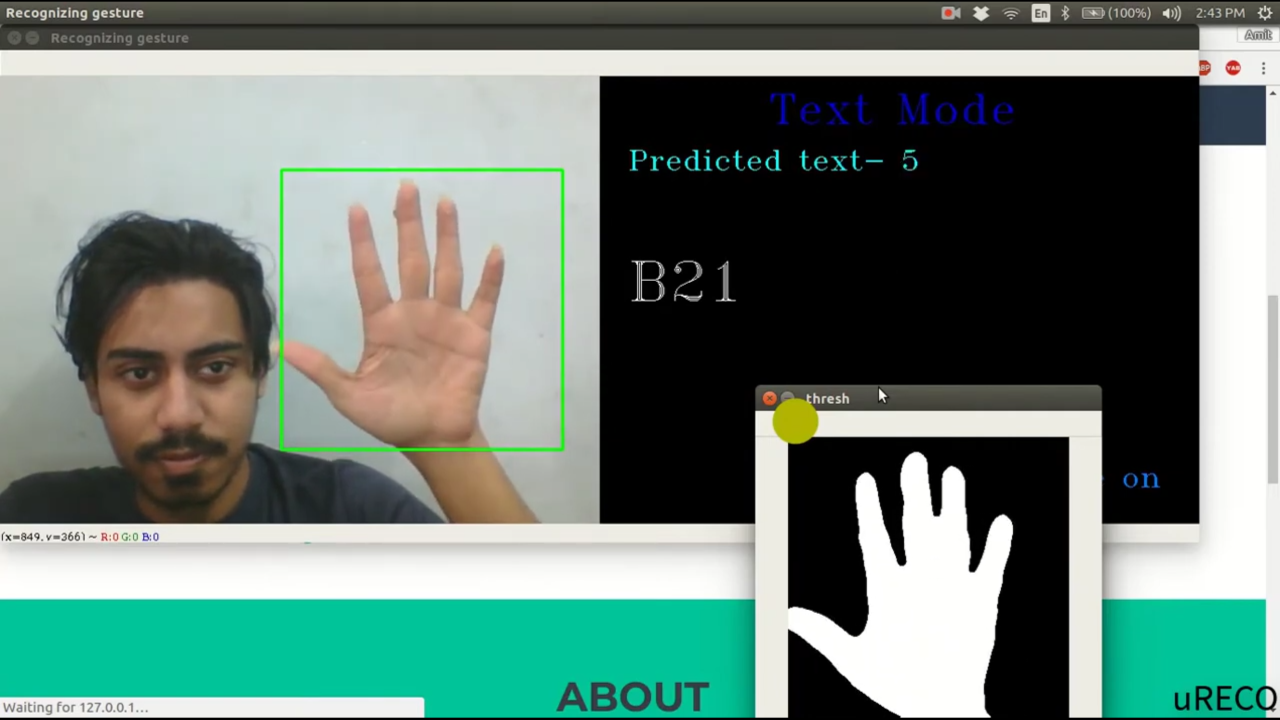
#> input picture asl_digit_recognition.png, 3840 x 2160 px, given in place of the camera (shown at 1/3 size)
$ python virtual_keyboard.py
#> lines starting #> are read from the running program, lines starting #| are printed output that depends on the picture; after the words box and inside, x2 and y2 are one past the last pixel; in counts of white or black regions, pixels touching at a corner belong together
import cv2
import pickle
import numpy as np
import pyautogui as gui

with open("/home/amit-roy/PycharmProjects/uRECO/VirtualKeyboard/range.pickle", "rb") as f:# range.pickle is generated by range-detector.py
#> (reads Holographic Keyboard/range.pickle from the repository)
    t = pickle.load(f)
cam = cv2.VideoCapture(1)

if cam.read()[0]==False:
	cam=cv2.VideoCapture(0)

hsv_lower = np.array([t[0], t[1], t[2]])
#> hsv_lower = [0, 104, 151]
hsv_upper = np.array([t[3], t[4], t[5]])

width = cam.get(cv2.CAP_PROP_FRAME_WIDTH)# width of video captured by the webcam
height = cam.get(cv2.CAP_PROP_FRAME_HEIGHT)# height of the video captured by the webcam
max_keys_in_a_row = 10# max number of keys in any row is 10 i.e the first row which contains qwertyuiop
key_width = int(width/max_keys_in_a_row)# width of one key. width is divided by 10 as the max number of keys in a single row is 10.

def get_keys():
	row1_key_width = key_width * 10 # width of first row of keys
	row2_key_width = key_width * 9 # width of second row
	row3_key_width = key_width * 7 # width of third row
	row4_key_width = key_width * 5 # width of spacebar
	row_keys = [] # stores the keys along with its 2 corner coordinates and the center coordinate

	# for the first row
	x1, y1 = 0, int((height - key_width * 4) / 2)# 4 is due to the fact that we will have 4 rows. y1 is set such that the whole keyboard has equal margin on both top and bottom
	x2, y2 = key_width + x1, key_width + y1
	c1, c2 = x1, y1 # copying x1, y1
	c = 0
	keys = "QWERTYUIOP"
	for i in range(len(keys)):
		row_keys.append([keys[c], (x1, y1), (x2, y2), (int((x2+x1)/2) - 5, int((y2+y1)/2) + 10)])
		x1 += key_width
		x2 += key_width
		c += 1
	x1, y1 = c1, c2 # copying back from c1, c2

	# for second row
	x1, y1 = int((row1_key_width - row2_key_width) / 2) + x1, y1 + key_width # x1 is set such that it leaves equal margin on both left and right side
	x2, y2 = key_width + x1, key_width + y1
	c1, c2 = x1, y1
	c = 0
	keys = "ASDFGHJKL"
	for i in range(len(keys)):
		row_keys.append([keys[c], (x1, y1), (x2, y2), (int((x2+x1)/2) - 5, int((y2+y1)/2) + 10)])
		x1 += key_width
		x2 += key_width
		c += 1
	x1, y1 = c1, c2

	# for third row
	x1, y1 = int((row2_key_width - row3_key_width) / 2) + x1, y1 + key_width
	x2, y2 = key_width + x1, key_width + y1
	c1, c2 = x1, y1
	c = 0
	keys = "ZXCVBNM"
	for i in range(len(keys)):
		row_keys.append([keys[c], (x1, y1), (x2, y2), (int((x2+x1)/2) - 5, int((y2+y1)/2) + 10)])
		x1 += key_width
		x2 += key_width
		c += 1
	x1, y1 = c1, c2

	# for the space bar
	x1, y1 = int((row3_key_width - row4_key_width) / 2) + x1, y1 + key_width
	x2, y2 = 5 * key_width + x1, key_width + y1
	c1, c2 = x1, y1
	c = 0
	keys = " "
	for i in range(len(keys)):
		row_keys.append([keys[c], (x1, y1), (x2, y2), (int((x2+x1)/2) - 5, int((y2+y1)/2) + 10)])
		x1 += key_width
		x2 += key_width
		c += 1
	x1, y1 = c1, c2

	return row_keys


def do_keypress(img, center, row_keys_points):
	# this fuction presses a key and marks the pressed key with blue color
	for row in row_keys_points:
		arr1 = list(np.int0(np.array(center) >= np.array(row[1])))			# center of the contour has greater value than the top left corner point of a key
		arr2 = list(np.int0(np.array(center) <= np.array(row[2])))			# center of the contour has less value than the bottom right corner point of a key
		if arr1 == [1, 1] and arr2 == [1, 1]:
			gui.press(row[0])
			cv2.fillConvexPoly(img, np.array([np.array(row[1]), \
												np.array([row[1][0], row[2][1]]), \
												np.array(row[2]), \
												np.array([row[2][0], row[1][1]])]), \
												(255, 0, 0))
	return img


def main():
	row_keys_points = get_keys()
	new_area, old_area = 0, 0
	c, c2 = 0, 0						# c stores the number of iterations for calculating the difference b/w present area and previous area
								# c2 stores the number of iterations for calculating the difference b/w present center and previous center
	flag_keypress = False					# if a key is pressed then this flag is True
	while True:
		img = cam.read()[1]
#> img is the input picture: shape (2160, 3840, 3); mean B, G, R 117.3, 126.4, 105.9
		img = cv2.flip(img, 1)
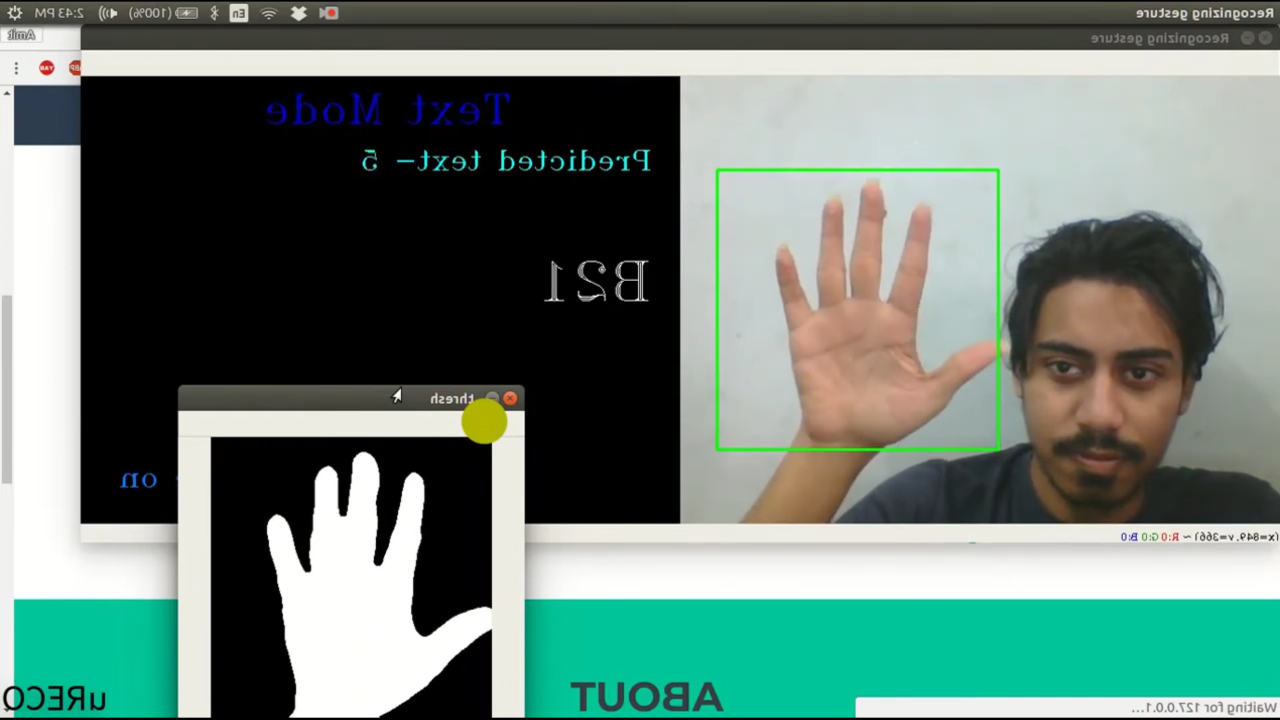
#> img: shape (2160, 3840, 3) (shown at 1/3 size); mean B, G, R 117.3, 126.4, 105.9
		imgHSV = cv2.cvtColor(img, cv2.COLOR_BGR2HSV)
#> imgHSV: shape (2160, 3840, 3); mean H, S, V 38.2, 51.9, 129.7
		mask = cv2.inRange(imgHSV, hsv_lower, hsv_upper)
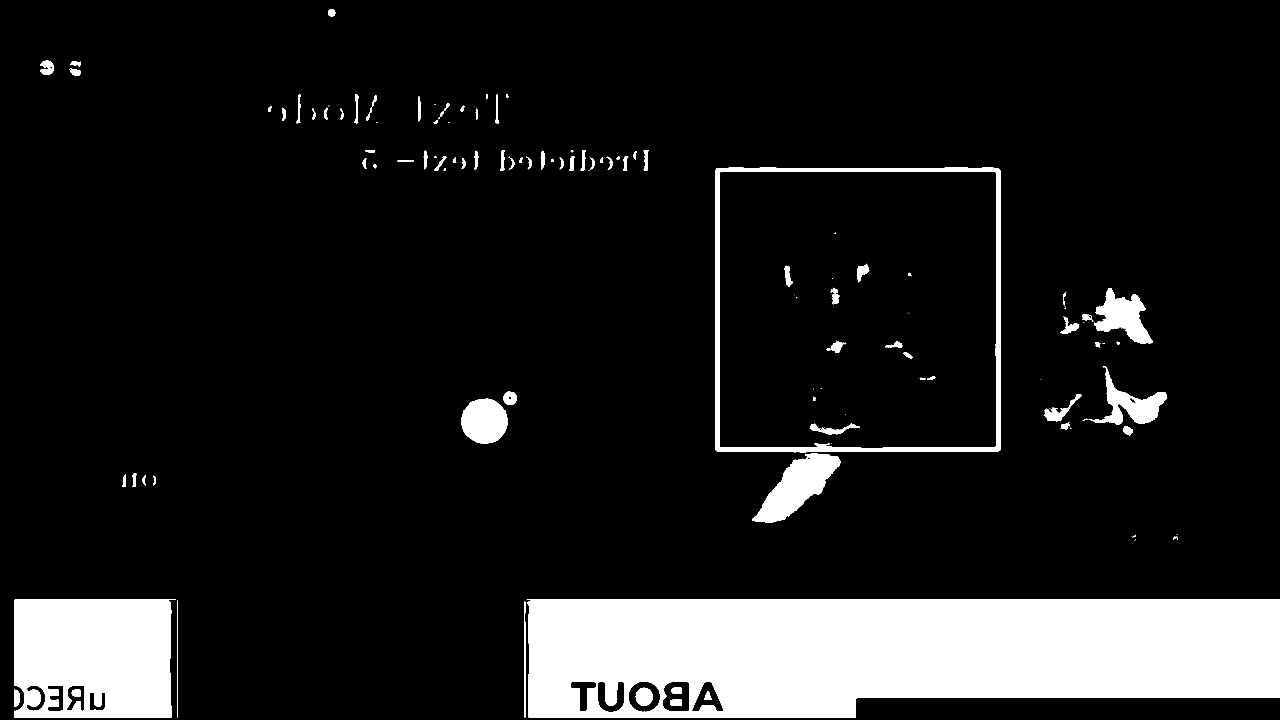
#> mask: shape (2160, 3840) (shown at 1/3 size); 12% white; 184 white regions (87 under 20 px), largest, box (x1, y1, x2, y2) and area: (1580, 1798, 3840, 2153) 697624, (42, 1797, 528, 2153) 156401, (2146, 503, 3003, 1357) 42286
		blur = cv2.medianBlur(mask, 15)
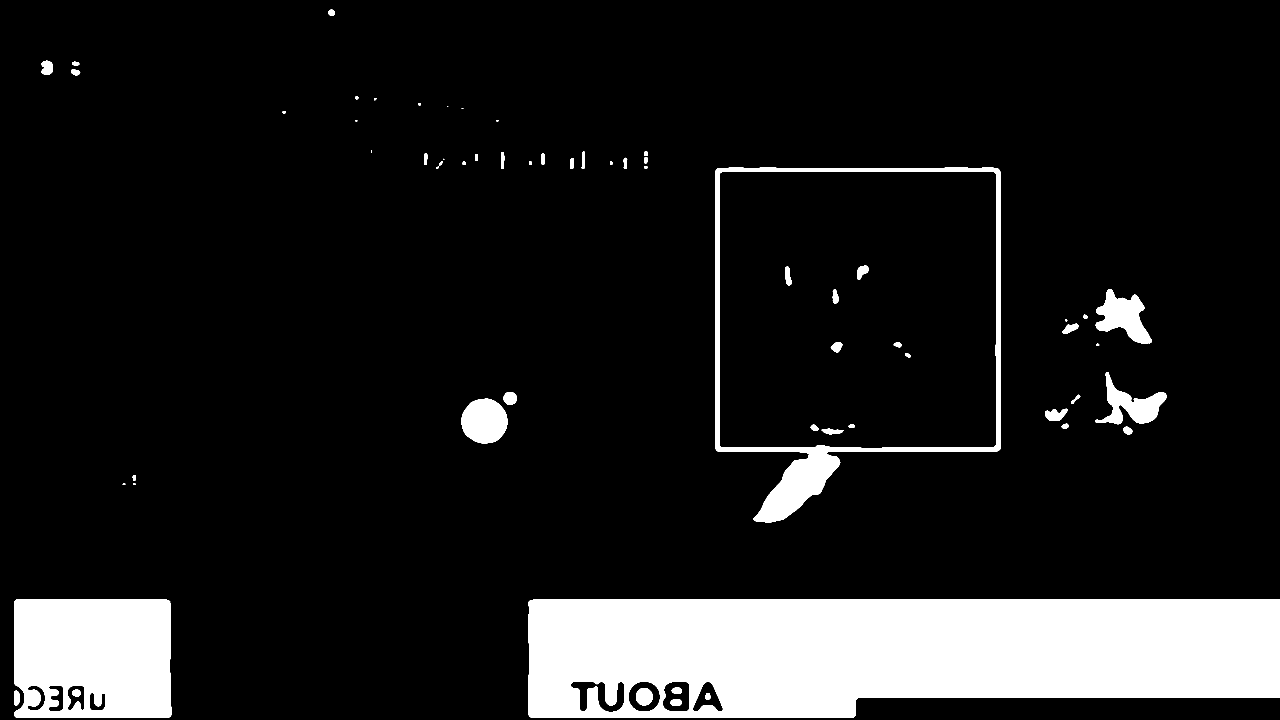
#> blur: shape (2160, 3840) (shown at 1/3 size); 11.9% white; 62 white regions (3 under 20 px), largest, box (x1, y1, x2, y2) and area: (1585, 1798, 3840, 2153) 697892, (42, 1798, 514, 2153) 156621, (2146, 503, 3003, 1567) 68106
		blur = cv2.GaussianBlur(blur , (5,5), 0)
		thresh = cv2.threshold(blur, 0, 255, cv2.THRESH_BINARY+cv2.THRESH_OTSU)[1]
#> thresh: shape (2160, 3840); 11.9% white; 62 white regions (3 under 20 px)
		contours = cv2.findContours(thresh.copy(), cv2.RETR_TREE, cv2.CHAIN_APPROX_NONE)[1]
#> contours = 71 contours, 9 with area under 20; largest, box (x1, y1, x2, y2) and area: (2146, 503, 3003, 1567) 752150, (1585, 1798, 3840, 2153) 719721, (2157, 515, 2990, 1345) 687636, (42, 1798, 514, 2153) 163877, (1385, 1196, 1522, 1330) 14320

		if len(contours) > 0:
			cnt = max(contours, key = cv2.contourArea)
#> cnt = contour of 3899 points, box (x1, y1, x2, y2) (2146, 503, 3003, 1567), area 752150

			if cv2.contourArea(cnt) > 350:
				# draw a rectangle and a center
				rect = cv2.minAreaRect(cnt)
#> rect = ((2574, 1034.5), (1063, 856), -90)
				center = list(rect[0])
#> center = [2574, 1034.5]
				box = cv2.boxPoints(rect)
#> box = [[3002, 1566], [2146, 1566], [2146, 503], [3002, 503]]
				box = np.int0(box)
				cv2.circle(img, tuple(np.int0(center)), 2, (0, 255, 0), 2)
				cv2.drawContours(img,[box],0,(0,255,0),2)

				# calculation of difference of area and center
				new_area = cv2.contourArea(cnt)
#> new_area = 752149.5
				new_center = np.int0(center)
#> new_center = [2574, 1034]
				if c == 0:
					old_area = new_area
#> old_area = 752149.5
				c += 1
				diff_area = 0
				if c > 3:# after every 3rd iteration difference of area is calculated
					diff_area = new_area - old_area
					c = 0
				if c2 == 0:
					old_center = new_center
#> old_center = [2574, 1034]
				c2 += 1
				diff_center = np.array([0, 0])
				if c2 > 5:# after every 5th iteration difference of center is claculated
					diff_center = new_center - old_center
					c2 = 0

				# setting some thresholds
				center_threshold = 10
				area_threshold = 200
				if abs(diff_center[0]) < center_threshold or abs(diff_center[1]) < center_threshold:
					print(diff_area)
					if diff_area > area_threshold and flag_keypress == False:
						img = do_keypress(img, new_center, row_keys_points)
						flag_keypress = True
					elif diff_area < -(area_threshold) and flag_keypress == True:
						flag_keypress = False
			else:
				flag_keypress = False
		else:
			flag_keypress = False

		# displaying the keyboard
		for key in row_keys_points:
			cv2.putText(img, key[0], key[3], cv2.FONT_HERSHEY_DUPLEX, 1, (255, 0, 0))
			cv2.rectangle(img, key[1], key[2], (255, 0, 0), thickness = 2)
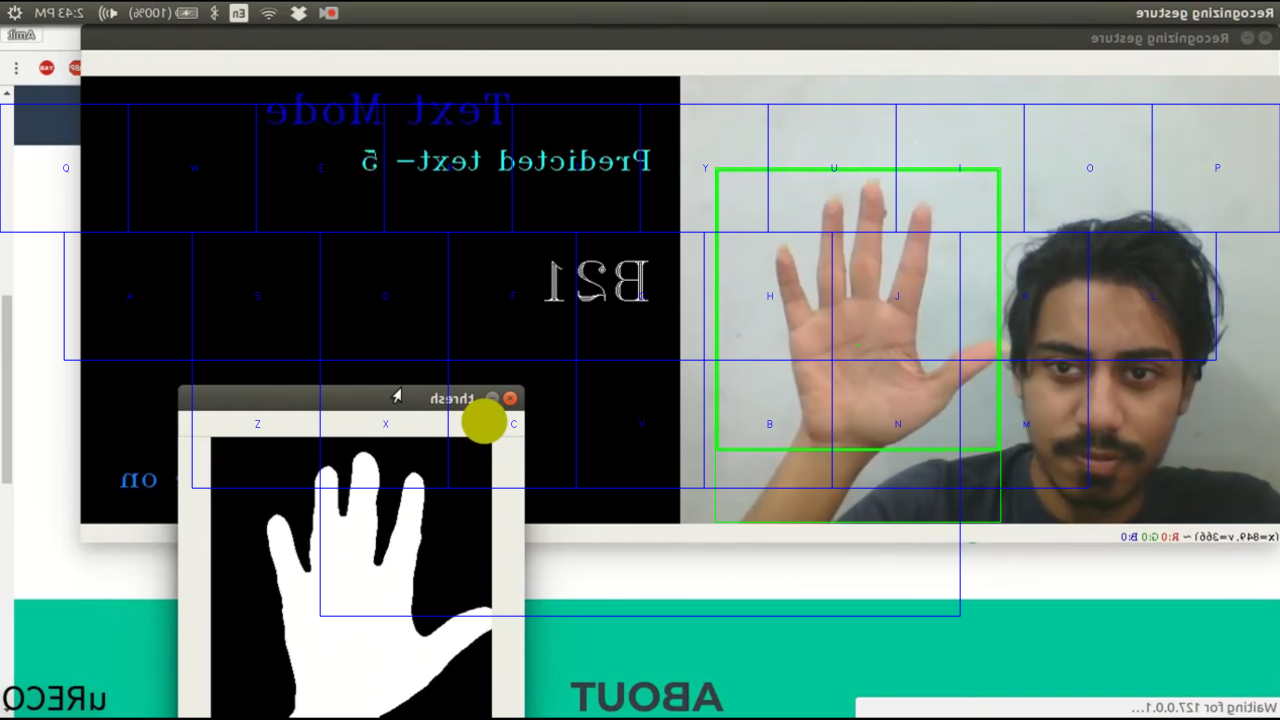
#> img: shape (2160, 3840, 3) (shown at 1/3 size); mean B, G, R 118.7, 125.4, 104.7

		cv2.imshow("img", img)

		if cv2.waitKey(1) == ord('q'):
#> (key q is pressed here)
			break

	cam.release()
	cv2.destroyAllWindows()

main()
